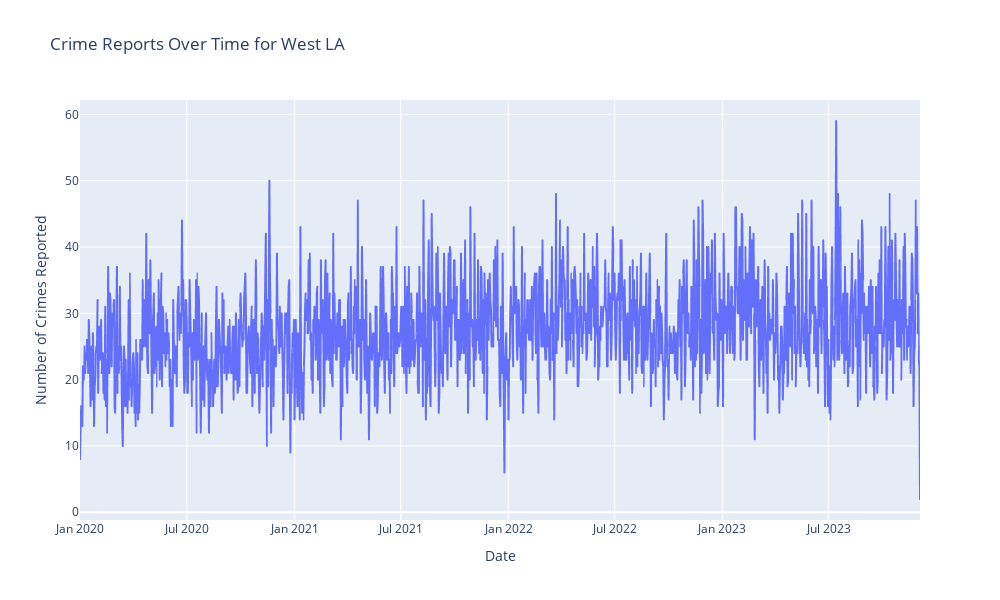

Write notebook code for a chart like this one.
### Markdown cell above
Highest progression of increasing crime

### Code cell
west_df = df[df['area_name'] == 'West LA']


time_series_west = west_df.groupby([west_df['date_reported'].dt.date]).size().reset_index(name='counts')


fig = px.line(time_series_west, x='date_reported', y='counts', title='Crime Reports Over Time for West LA')
fig.update_xaxes(title_text='Date')
fig.update_yaxes(title_text='Number of Crimes Reported')
fig.update_layout(height=600, width=1000)
fig.show()

### Figure 1 — Plotly figure (JSON) as saved in the notebook; plotly's stock layout.template omitted (floating-point values rounded to 4 significant figures; data arrays with more than 128 entries replaced by an {"elided": "..."} marker saying what was removed)
{"data": [{"hovertemplate": "date_reported=%{x}<br>counts=%{y}<extra></extra>", "legendgroup": "", "line": {"color": "#636efa", "dash": "solid"}, "marker": {"symbol": "circle"}, "mode": "lines", "name": "", "showlegend": false, "type": "scattergl", "x": {"elided": "1434 str values"}, "xaxis": "x", "y": {"elided": "1434 int values"}, "yaxis": "y"}], "layout": {"height": 600, "legend": {"tracegroupgap": 0}, "title": {"text": "Crime Reports Over Time for West LA"}, "width": 1000, "xaxis": {"anchor": "y", "domain": [0, 1], "title": {"text": "Date"}}, "yaxis": {"anchor": "x", "domain": [0, 1], "title": {"text": "Number of Crimes Reported"}}}}
